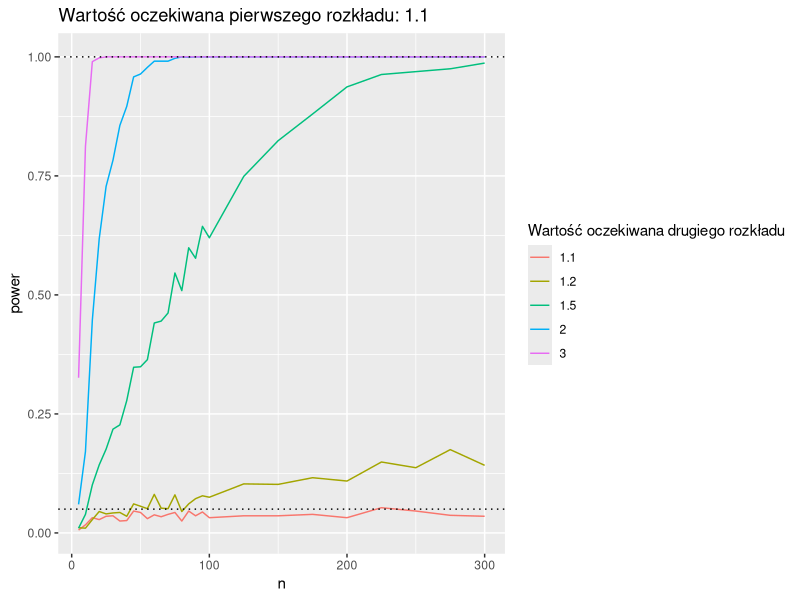
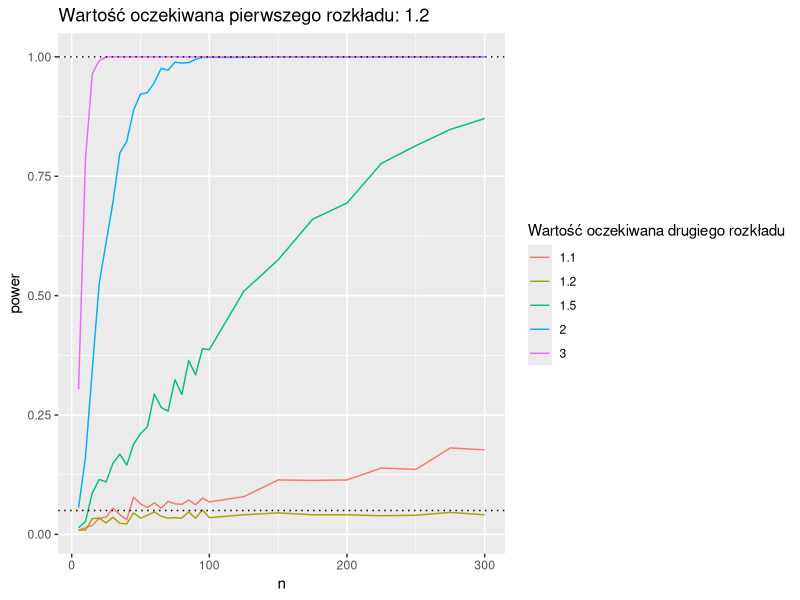
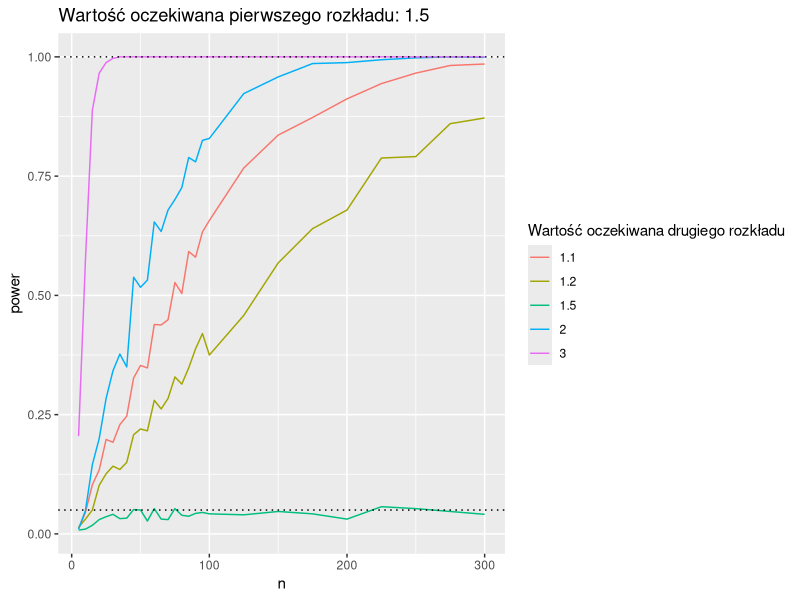

These figures' R source, in order: (Note: a time limit stopped this script after it produced the figures.)
## ---- chunk 1
knitr::opts_chunk$set(cache = TRUE, warning = FALSE)
## ---- chunk 2
library(ggplot2)
power_fun <- function(n, m1, m2){
  mean(
      sapply(1:1000, function(i){
        sample1 <- rnorm(n,m1)
        sample2 <- rnorm(n,m2)
        ks.test(sample1,sample2)$p.value < 0.05}))
}

m1_seq = c(1.1,1.2,1.5,2)
m2_seq = c(1.1,1.2,1.5,2,3)
n_seq = c(seq(5,100,5),seq(125,300,25))

for(m1 in m1_seq){
  data_list <- NULL
  data <- NULL
  data_list <-
    lapply(n_seq, function(n){
      data.frame(
        n = n,
        m = m2_seq,
        power = sapply(m2_seq, function(m2) power_fun(n, m1, m2))
      )  
    })
  data <- do.call(rbind, data_list)
  plot <- ggplot(data = data, aes(x=n,y=power, col = factor(m))) +
    geom_line() + 
    geom_hline(yintercept=0.05, linetype='dotted') + 
    geom_hline(yintercept=1, linetype='dotted') +
    ggtitle(paste("Wartość oczekiwana pierwszego rozkładu:",m1)) + labs(col = "Wartość oczekiwana drugiego rozkładu")
  print(plot)
}
